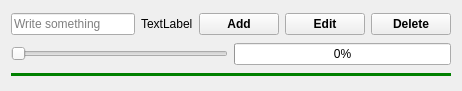
<?xml version="1.0" encoding="UTF-8"?>
<ui version="4.0">
 <class>CustomListWidgetItem</class>
 <widget class="QWidget" name="CustomListWidgetItem">
  <property name="geometry">
   <rect>
    <x>0</x>
    <y>0</y>
    <width>462</width>
    <height>91</height>
   </rect>
  </property>
  <property name="windowTitle">
   <string>Form</string>
  </property>
  <layout class="QVBoxLayout" name="verticalLayout">
   <item>
    <layout class="QHBoxLayout" name="horizontalLayout_2">
     <item>
      <widget class="QLineEdit" name="lineEdit">
       <property name="placeholderText">
        <string>Write something</string>
       </property>
      </widget>
     </item>
     <item>
      <widget class="QLabel" name="label">
       <property name="text">
        <string>TextLabel</string>
       </property>
      </widget>
     </item>
     <item>
      <widget class="QPushButton" name="pressThisBtn_3">
       <property name="font">
        <font>
         <weight>75</weight>
         <bold>true</bold>
        </font>
       </property>
       <property name="text">
        <string>Add</string>
       </property>
      </widget>
     </item>
     <item>
      <widget class="QPushButton" name="pressThisBtn">
       <property name="font">
        <font>
         <weight>75</weight>
         <bold>true</bold>
        </font>
       </property>
       <property name="text">
        <string>Edit</string>
       </property>
      </widget>
     </item>
     <item>
      <widget class="QPushButton" name="pressThisBtn_2">
       <property name="font">
        <font>
         <weight>75</weight>
         <bold>true</bold>
        </font>
       </property>
       <property name="text">
        <string>Delete</string>
       </property>
      </widget>
     </item>
    </layout>
   </item>
   <item>
    <layout class="QHBoxLayout" name="horizontalLayout">
     <item>
      <widget class="QSlider" name="horizontalSlider">
       <property name="maximum">
        <number>100</number>
       </property>
       <property name="orientation">
        <enum>Qt::Horizontal</enum>
       </property>
      </widget>
     </item>
     <item>
      <widget class="QProgressBar" name="progressBar">
       <property name="value">
        <number>0</number>
       </property>
      </widget>
     </item>
    </layout>
   </item>
   <item>
    <widget class="Line" name="line">
     <property name="styleSheet">
      <string notr="true">border: 3px solid green;</string>
     </property>
     <property name="orientation">
      <enum>Qt::Horizontal</enum>
     </property>
    </widget>
   </item>
  </layout>
 </widget>
 <resources/>
 <connections/>
</ui>
